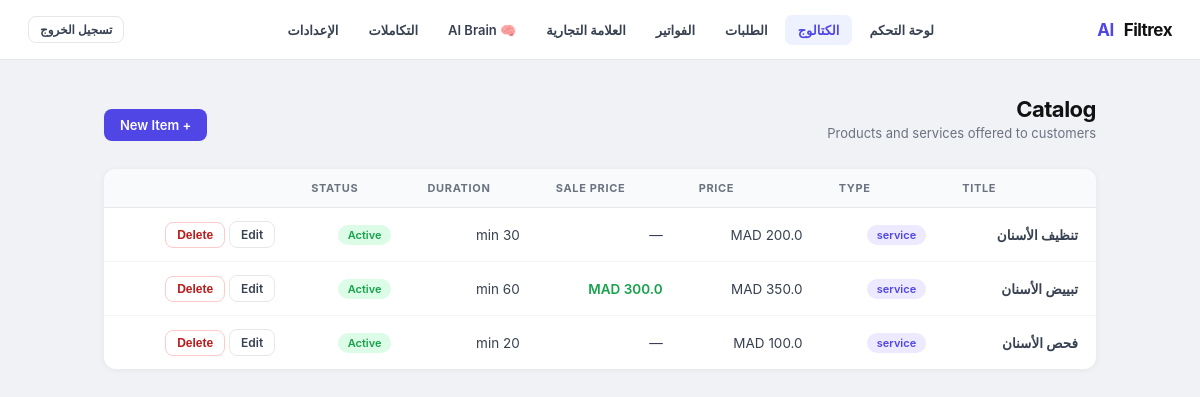
The app's page /admin/catalog (signed in) with its own data.
### tables this page shows
CREATE TABLE clients (
                id                INTEGER PRIMARY KEY AUTOINCREMENT,
                name              TEXT NOT NULL,
                business_type     TEXT DEFAULT 'clinic',
                default_language  TEXT DEFAULT 'ar',
                currency          TEXT DEFAULT 'MAD',
                timezone          TEXT DEFAULT 'Africa/Casablanca',
                admin_whatsapp    TEXT,
                ultramsg_instance TEXT,
                ultramsg_token    TEXT,
                is_active         INTEGER DEFAULT 1,
                created_at        TEXT DEFAULT (datetime('now'))
            , whatsapp_connected INTEGER DEFAULT 0, onboarding_step INTEGER DEFAULT 0, referral_code   TEXT, referred_by     INTEGER, referral_count  INTEGER DEFAULT 0, brand_name          TEXT, logo_url            TEXT, primary_color       TEXT DEFAULT '#4f46e5', custom_domain       TEXT, white_label_enabled INTEGER DEFAULT 0, business_whatsapp_number TEXT, whatsapp_connection_status TEXT DEFAULT 'not_connected', whatsapp_provider TEXT DEFAULT 'ultramsg', plan TEXT DEFAULT 'free', subscription_id TEXT, subscription_status TEXT DEFAULT 'inactive', is_trial          INTEGER DEFAULT 0, trial_started_at  TEXT, trial_ends_at     TEXT, affiliate_enabled  INTEGER DEFAULT 1, affiliate_code     TEXT, affiliate_earnings REAL    DEFAULT 0.0, affiliate_rate     REAL    DEFAULT 0.20, assistant_tone        TEXT DEFAULT 'friendly', assistant_goal        TEXT DEFAULT 'book_appointments', business_description  TEXT DEFAULT '', policies              TEXT DEFAULT '', fallback_message      TEXT DEFAULT '', trial_reminder_day  INTEGER DEFAULT 0);

CREATE TABLE catalogs (
                id           INTEGER PRIMARY KEY AUTOINCREMENT,
                client_id    INTEGER NOT NULL REFERENCES clients(id),
                title        TEXT NOT NULL,
                type         TEXT DEFAULT 'service',
                price        REAL DEFAULT 0,
                sale_price   REAL,
                description  TEXT,
                duration_min INTEGER,
                stock_qty    INTEGER,
                is_active    INTEGER DEFAULT 1,
                created_at   TEXT DEFAULT (datetime('now'))
            );

### app.py (the view)
@app.route("/admin/catalog")
def admin_catalog():
    guard = _admin_guard()
    if guard:
        return guard
    cid = _session_client_id()
    client = get_client(cid)
    con = get_db_connection()
    try:
        items = [dict(r) for r in con.execute(
            "SELECT * FROM catalogs WHERE client_id=? ORDER BY id ASC", (cid,)
        ).fetchall()]
    finally:
        con.close()
    return render_template("admin/catalog.html", items=items,
                           currency=client.get("currency", "MAD"), active="catalog")

### app.py (called while the page is built, shortened)
@app.context_processor
def _inject_branding():
    return {"branding": getattr(g, "branding", {"brand_name": "Filtrex AI",
                                                  "logo_url": None,
                                                  "primary_color": "#4f46e5",
                                                  "white_label_enabled": 0})}

def t(key, lang="en"):
    lang = lang if lang in TRANSLATIONS else "en"
    return TRANSLATIONS[lang].get(key) or TRANSLATIONS["en"].get(key, key)

@app.context_processor
def _inject_lang():
    cid = session.get("client_id")
    lang = "en"
    if cid:
        _con = sqlite3.connect("bookings.db", timeout=10)
        _con.row_factory = sqlite3.Row
        try:
            _row = _con.execute(
                "SELECT default_language FROM clients WHERE id=?", (cid,)
            ).fetchone()
        finally:
            _con.close()
        if _row:
            lang = _row["default_language"] or "en"
    return {"lang": lang, "t": t}

@app.context_processor
def _inject_trial_info():
    try:
        cid = session.get("client_id")
        if cid:
            _client = get_client(cid)
            return {"trial_info": get_trial_status(_client)}
    except Exception:
        pass
    return {"trial_info": None}

def get_db_connection():
    con = sqlite3.connect(DB_FILE, timeout=10)
    con.row_factory = sqlite3.Row
    return con

def _session_client_id():
    cid = session.get("client_id")
    return int(cid) if cid else CLIENT_ID

def get_client(client_id=CLIENT_ID):
    con = get_db_connection()
    try:
        row = con.execute("SELECT * FROM clients WHERE id=?", (client_id,)).fetchone()
    finally:
        con.close()
    return dict(row) if row else {}

def get_trial_status(client):
    if not client or not client.get("is_trial"):
        return {"is_trial": False, "active": False, "expired": False}

def _admin_guard():
    if not session.get("logged_in"):
        return redirect(url_for("login"))
    cid = session.get("client_id")
    if cid:
        print(f"[AUTH_CLIENT_ID] client_id={cid} path={request.path}")
    return None

### templates/admin/catalog.html (shortened to what this page needs)
{% extends "admin/layout.html" %}
{% block content %}
<div class="page-head">
  <div>
    <h1 class="page-title">Catalog</h1>
    <p class="page-sub">Products and services offered to customers</p>
  </div>
  <a href="/admin/catalog/new" class="btn btn-primary">+ New Item</a>
</div>
<div class="card">
  {% if items %}
  <table>
    <thead>
      <tr>
        <th>Title</th>
        <th>Type</th>
        <th>Price</th>
        <th>Sale Price</th>
        <th>Duration</th>
        <th>Status</th>
        <th></th>
      </tr>
    </thead>
    <tbody>
    {% for item in items %}
    <tr>
      <td style="font-weight:600">{{ item.title }}</td>
      <td><span class="badge badge-purple">{{ item.type }}</span></td>
      <td>{{ item.price }} {{ currency }}</td>
      <td>{% if item.sale_price %}<span style="color:#16a34a;font-weight:600">{{ item.sale_price }} {{ currency }}</span>{% else %}—{% endif %}</td>
      <td>{% if item.duration_min %}{{ item.duration_min }} min{% else %}—{% endif %}</td>
      <td>
        {% if item.is_active %}
          <span class="badge badge-green">Active</span>
        {% else %}
          <span class="badge badge-gray">Inactive</span>
        {% endif %}
      </td>
      <td style="text-align:right">
        <a href="/admin/catalog/{{ item.id }}/edit" class="btn btn-ghost btn-sm">Edit</a>
        <form method="post" action="/admin/catalog/{{ item.id }}/delete" style="display:inline" onsubmit="return confirm('Delete this item?')">
          <button type="submit" class="btn btn-danger btn-sm">Delete</button>
        </form>
      </td>
    </tr>
    {% endfor %}
    </tbody>
  </table>
  {% else %}
  <div class="empty">
    <div class="empty-icon">🗂️</div>
    <div class="empty-text">No catalog items yet</div>
    <div class="empty-sub"><a href="/admin/catalog/new" style="color:#4f46e5">Add your first item</a></div>
  </div>
  {% endif %}
</div>
{% endblock %}

### templates/admin/layout.html (shortened to what this page needs)
<!DOCTYPE html>
<html lang="{{ lang }}" dir="{{ 'rtl' if lang == 'ar' else 'ltr' }}">
<head>
</head>
<body>
<nav class="nav">
  <div class="nav-brand">
    {% if branding.logo_url %}
      <img src="{{ branding.logo_url }}" alt="{{ branding.brand_name }}"
           style="height:32px;width:auto;object-fit:contain;border-radius:4px;" />
    {% else %}
      {% set _parts = branding.brand_name.split() %}
      {% if _parts|length >= 2 %}
        {{ _parts[:-1]|join(' ') }} <span>{{ _parts[-1] }}</span>
      {% else %}
        <span>{{ branding.brand_name }}</span>
      {% endif %}
    {% endif %}
  </div>
  <div class="nav-links">
    <a href="/admin/dashboard" class="nav-link {% if active=='dashboard' %}active{% endif %}">{{ t("nav_dashboard", lang) }}</a>
    <a href="/admin/catalog" class="nav-link {% if active=='catalog' %}active{% endif %}">{{ t("nav_catalog", lang) }}</a>
    <a href="/admin/orders" class="nav-link {% if active=='orders' %}active{% endif %}">{{ t("nav_orders", lang) }}</a>
    <a href="/admin/billing" class="nav-link {% if active=='billing' %}active{% endif %}">{{ t("nav_billing", lang) }}</a>
    <a href="/admin/branding" class="nav-link {% if active=='branding' %}active{% endif %}">{{ t("nav_branding", lang) }}</a>
    <a href="/admin/ai-brain" class="nav-link {% if active=='ai-brain' %}active{% endif %}">🧠 AI Brain</a>
    <a href="/admin/integrations" class="nav-link {% if active=='integrations' %}active{% endif %}">{{ t("nav_integrations", lang) }}</a>
    <a href="/admin/settings" class="nav-link {% if active=='settings' %}active{% endif %}">{{ t("nav_settings", lang) }}</a>
  </div>
  <div class="nav-right">
    <a href="/logout" class="btn btn-ghost btn-sm">{{ t("nav_logout", lang) }}</a>
  </div>
</nav>
<div class="shell">
  {% block content %}{% endblock %}
</div>
</body>
</html>

### records on screen
clients: default_language "لوحة التحكم", default_language "الكتالوج", default_language "الطلبات", default_language "الفواتير", default_language "العلامة التجارية", default_language "التكاملات", default_language "الإعدادات", default_language "تسجيل الخروج", currency "MAD"
catalogs: title "تنظيف الأسنان", type "service", is_active "Active"
catalogs: title "تبييض الأسنان", type "service", is_active "Active"
catalogs: title "فحص الأسنان", type "service", is_active "Active"

### other values on screen
{{ _parts[:-1]|join(' ') }} "Filtrex"
{{ _parts[-1] }} "AI"
